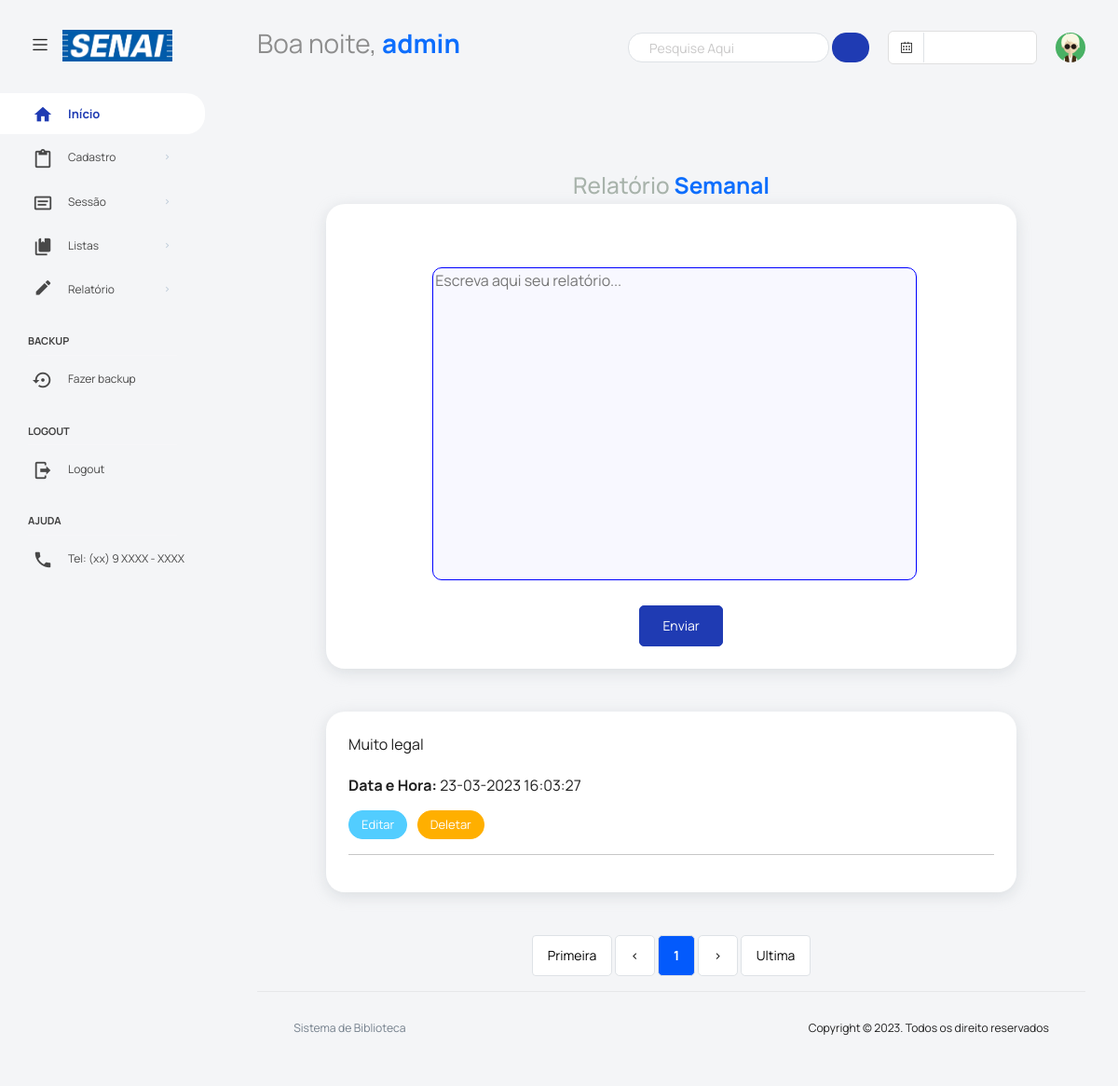
Page /relatorioSemanal.php (signed in) on the committed database.
### tables this page shows
CREATE TABLE `cad_login` (
  `id_num` int(15) NOT NULL,
  `nome` varchar(70) NOT NULL,
  `email` varchar(70) NOT NULL,
  `senha` varchar(32) NOT NULL
);

CREATE TABLE `relatorio_texto` (
  `id_tex` int(15) NOT NULL,
  `texto` text NOT NULL,
  `data_r` datetime NOT NULL
);

### relatorioSemanal.php (the view, shortened to what this page needs)
<?php
include_once('include/header.php');
?>
<br><br><br>
<h3 class="welcome-text" style="color: #a8b3ab;text-align:center;">Relatório <span class="text-primary fw-bold"> Semanal</span></h3>
<div class="col-10 grid-margin stretch-card mx-auto">
  <div class="card">
    <div class="card-body"><br><br>
      <form class="forms-sample" action="relatorioSemanal.php" method="post">
        <textarea name="texto" id="" class="col-9" cols="80" rows="15" placeholder="Escreva aqui seu relatório..." maxlength="100000000" ></textarea><br><br>
        <center><button type="submit" class="btn btn-primary me-5" value="Enviar" style="position:relative;left:5%;">Enviar</button></center>
      </form>
    </div>
  </div>
</div>
<?php
$quantidade = 4;
$pagina = (isset($_GET['pagina'])) ? (int)$_GET['pagina'] : 1;
$inicio = ($quantidade * $pagina) - $quantidade;
$sql = "SELECT * FROM relatorio_texto ORDER BY data_r DESC LIMIT $inicio,$quantidade";
$resp_sql = mysqli_query($_SESSION['conexao'], $sql);
$dados = mysqli_num_rows($resp_sql);
echo '<br><div class="col-10 grid-margin mx-auto">
<div class="card">
  <div class="card-body">';
if ($dados > 0){
  while ($linha = mysqli_fetch_array($resp_sql)) {
    echo '' . $linha['texto'] .'<br><br>
    <b style="display:none;">'.$linha['id_tex'].'</b>
    <b>Data e Hora:</b> ' . date('d-m-Y H:m:s', strtotime($linha['data_r'])) .'<br>
    <p class="template-demo">
    <button type="button" class="btn btn-info btn-rounded btn-sm"><a id="link" href="editar_tex.php?id_tex=' . $linha['id_tex'] . '">Editar</a></button>
    <button type="button" class="btn btn-warning btn-rounded btn-sm"><a id="link" href="deletar_tex.php?id_tex=' . $linha['id_tex'] . '">Deletar</a></button>
    </p><hr>';
  }
}else{
  echo '<center><p class="text-danger">Nenhum relatório postado</p></center>';
}
echo '</div></div></div>';
$sql_total = "SELECT id_tex FROM relatorio_texto";
$resp_total = mysqli_query($_SESSION['conexao'], $sql_total);
$num_total = mysqli_num_rows($resp_total);
$pagina_total = ceil($num_total / $quantidade);
$anterior  = (($pagina - 1) == 0) ? 1 : $pagina - 1;
$posterior = (($pagina + 1) >= $pagina_total) ? $pagina_total : $pagina + 1;
?>
<center>
  <?php
  echo '<br><nav id="pag"><ul class="pagination">
 <li class="page-item"><a class="page-link" href ="?pagina=1">Primeira</a></li>';
  echo '<li class="page-item"><a aria-label="Previous" class="page-link" href ="?pagina=' . $anterior . '"><</a></li>';
  echo '<li class="page-item"><a class="active page-link" href="?pagina=' . $pagina . '"><b>' . $pagina . '</b></a></li>';
  echo '<li class="page-item"><a aria-label="Next" class="page-link" href="?pagina=' . $posterior . '">></a></li>';
  echo '<li class="page-item"><a class="page-link" href="?pagina=' . $pagina_total . '">Ultima</a></li></ul></nav>';
  ?>
</center>
<?php
include_once 'include/footer.php';
?>

### include/header.php (shortened to what this page needs)
<?php
$emaill = $_SESSION['email'];
$sql = "SELECT * FROM cad_login WHERE email = '$emaill'";
$resp = mysqli_query($_SESSION['conexao'], $sql);
while ($linha = mysqli_fetch_array($resp)) {
  $nome = $linha['nome'];
}
$hora = date('H');
if ($hora > 6 and $hora <= 12) {
  $var = 'Bom dia, ';
} elseif ($hora > 12 and $hora < 18) {
  $var = 'Boa tarde, ';
} else {
  $var = 'Boa noite, ';
}
?>
<!DOCTYPE html>
<html lang="pt-br">
<head>
  <link rel="stylesheet" href="vendors/feather/feather.css">
  <link rel="stylesheet" href="vendors/mdi/css/materialdesignicons.min.css">
  <link rel="stylesheet" href="vendors/ti-icons/css/themify-icons.css">
  <link rel="stylesheet" href="vendors/typicons/typicons.css">
  <link rel="stylesheet" href="vendors/simple-line-icons/css/simple-line-icons.css">
  <link rel="stylesheet" href="vendors/css/vendor.bundle.base.css">
  <link rel="stylesheet" href="vendors/datatables.net-bs4/dataTables.bootstrap4.css">
  <link rel="stylesheet" href="js/select.dataTables.min.css">
  <link rel="stylesheet" href="css/vertical-layout-light/style.css">
</head>
<body>
  <nav class="navbar default-layout col-lg-12 col-12 p-0 fixed-top d-flex align-items-top flex-row">
    <div class="text-center navbar-brand-wrapper d-flex align-items-center justify-content-start">
      <div class="me-3">
        <button class="navbar-toggler navbar-toggler align-self-center" type="button" data-bs-toggle="minimize">
          <span class="icon-menu"></span>
        </button>
      </div>
      <div>
        <a class="navbar-brand brand-logo" href="home.php">
          <img src="logo_senai.png" alt="logo" />
        </a>
      </div>
    </div>
    <div class="navbar-menu-wrapper d-flex align-items-top">
      <ul class="navbar-nav">
        <li class="nav-item font-weight-semibold d-none d-lg-block ms-0">
          <h1 class="welcome-text"><?php echo $var; ?><span class="text-primary fw-bold"><?php echo $nome; ?></span></h1>
        </li>
      </ul>
      <ul class="navbar-nav ms-auto">
      <ul class="navbar-nav ms-auto">
        <form class="search-form" action="buscar.php" id="the-basics">
          <span class="twitter-typeahead" style="position: relative; display: inline-block;top:1.5px;">
            <input type="search" class="form-control" placeholder="Pesquise Aqui" title="Pesquise Aqui" name="pesquisar" value="<?php if (isset($_GET['pesquisar'])) echo $_GET['pesquisar']; ?>" style="border-radius:15px;">
          </span>
          <button type="submit" style="margin-bottom: 2px;" class="btn btn-primary btn-sm"><i class="icon-search" style="margin-top: -2px;"></i></button>
        </form>
        <li class="nav-item d-none d-lg-block">
          <div id="datepicker-popup" class="input-group date datepicker navbar-date-picker">
            <span class="input-group-addon input-group-prepend border-right">
              <span class="icon-calendar input-group-text calendar-icon"></span>
            </span>
            <input type="text" class="form-control">
          </div>
        </li>
          <li class="nav-item dropdown d-none d-lg-block user-dropdown">
              <a class="nav-link" id="UserDropdown" href="#" data-bs-toggle="dropdown" aria-expanded="false">
                <img class="img-xs rounded-circle" src="images/perfil/d3.png" alt="Imagem de perfil"></a>
            </li>
      </ul>
    </div>
  </nav>
  <div class="container-fluid page-body-wrapper ">
    <nav class="sidebar sidebar-offcanvas" id="sidebar">
      <ul class="nav">
        <li class="nav-item active">
          <a class="nav-link" href="home.php">
            <i class="mdi mdi-grid-large menu-icon mdi mdi-home"></i>
            <span class="menu-title">Início</span>
          </a>
        </li>
        <li class="nav-item">
          <a class="nav-link" data-bs-toggle="collapse" href="#form-elements" aria-expanded="false">
            <i class="menu-icon mdi mdi-content-paste"></i>
            <span class="menu-title">Cadastro</span>
            <i class="menu-arrow"></i>
          </a>
        </li>
        <li class="nav-item">
          <a class="nav-link" data-bs-toggle="collapse" href="#tables" aria-expanded="false">
            <i class="menu-icon mdi mdi-card-text-outline"></i>
            <span class="menu-title">Sessão</span>
            <i class="menu-arrow"></i>
          </a>
        </li>
        <li class="nav-item">
          <a class="nav-link" data-bs-toggle="collapse" href="#table" aria-expanded="false" aria-controls="icons">
            <i class="menu-icon mdi mdi mdi-book-multiple"></i>
            <span class="menu-title">Listas</span>
            <i class="menu-arrow"></i>
          </a>
        </li>
        <li class="nav-item">
          <a class="nav-link" data-bs-toggle="collapse" href="#tabless" aria-expanded="false">
            <i class="menu-icon mdi mdi-border-color"></i>
            <span class="menu-title">Relatório</span>
            <i class="menu-arrow"></i>
          </a>
        </li>
        <li class="nav-item nav-category">Backup</li>
        <li class="nav-item">
          <a class="nav-link" href="backup.php">
            <i class="menu-icon mdi mdi-backup-restore"></i>
            <span class="menu-title">Fazer backup</span>
          </a>
        </li>
        <li class="nav-item nav-category">Logout</li>
        <li class="nav-item">
          <a class="nav-link" href="logout.php?logout='sair'">
            <i class="menu-icon mdi mdi-logout"></i>
            <span class="menu-title">Logout</span>
          </a>
        </li>
        <li class="nav-item nav-category">Ajuda</li>
        <li class="nav-item">
          <a class="nav-link" href="#">
            <i class="menu-icon mdi mdi-phone"></i>
            <span class="menu-title">Tel: (xx) 9 XXXX - XXXX</span>
          </a>
        </li>
      </ul>
    </nav>
    <div class="main-panel">
      <div class="content-wrapper">
        <div class="row">
          <div class="col-sm-12">

### relatorioSemanal.php (style rules this page uses)
#pag { display: inline-block; }
.pagination a { color: black; float: left; padding: 8px 16px; text-decoration: none; transition: background-color .3s; border: 1px solid #ddd; margin: 0 4px; border-radius: 5px; }
#link { text-decoration: none; color: white; }
.pagination a.active { background-color: #035afc; color: white; }
textarea { border: 1px solid blue; border-radius: 10px; background-color: ghostwhite; position: relative; left: 13%; }

### rows in the picture
cad_login: nome "admin"
relatorio_texto: texto "Muito legal", data_r "23-03-2023 16:03:27"

### other values in the picture
$var "Boa noite,"
$pagina "1"
